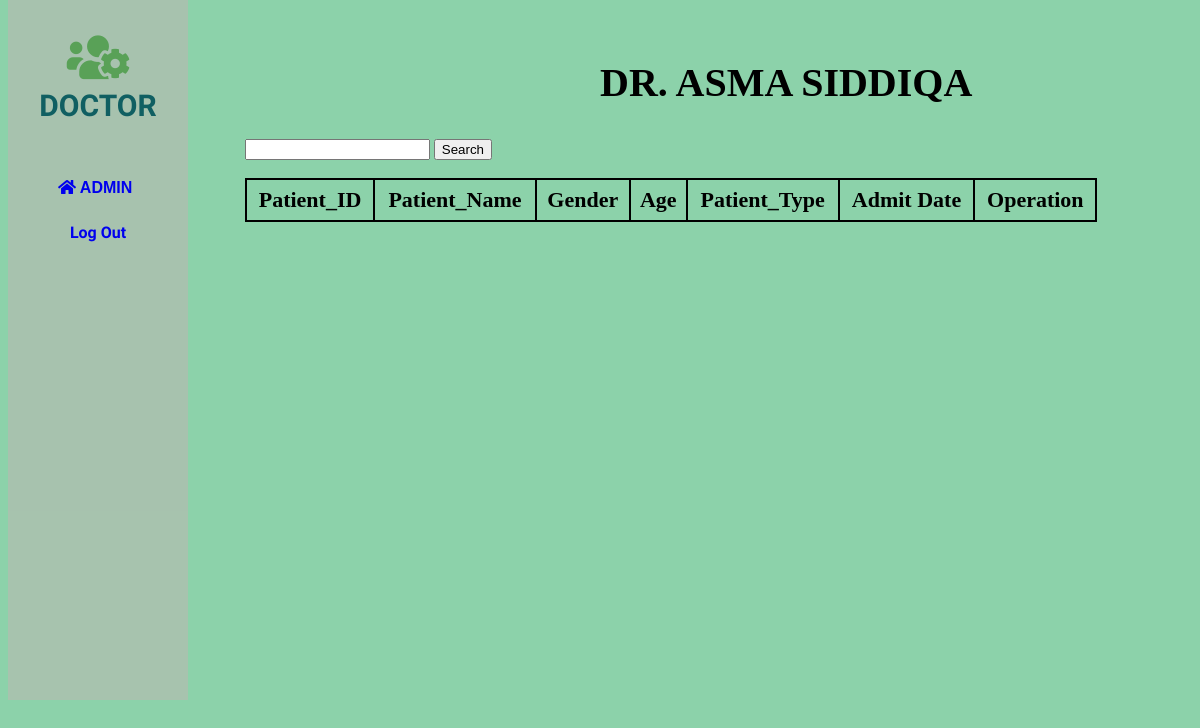
Page /php/prescription/patient.php?D_ID=2 on the earlier database version.
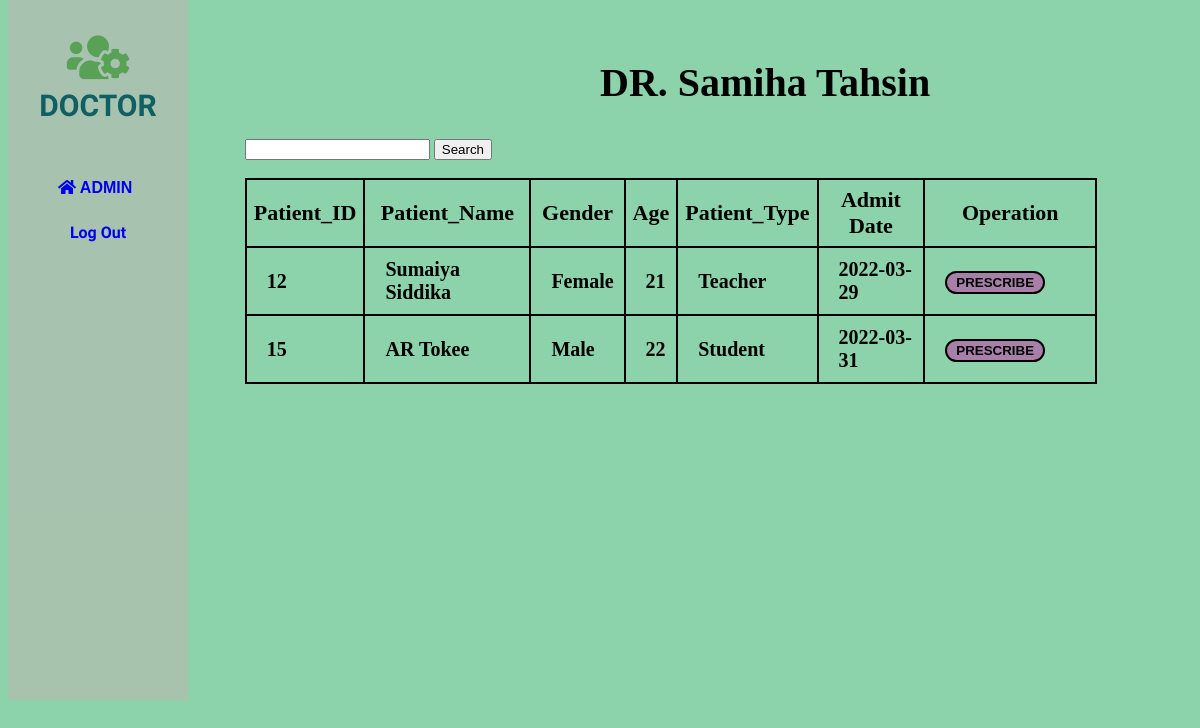
Same page on the later database version.
### tables this page shows
CREATE TABLE IF NOT EXISTS `doctor` (
  `D_ID` int NOT NULL,
  `D_Name` varchar(225) NOT NULL,
  `Gender` enum('Male','Female','Others') NOT NULL,
  `Work_Day` date NOT NULL,
  `Speciality` varchar(225) NOT NULL,
  `email` varchar(50) DEFAULT NULL,
  PRIMARY KEY (`D_ID`),
  UNIQUE KEY `D_ID` (`D_ID`)
);

CREATE TABLE IF NOT EXISTS `patient` (
  `P_ID` int NOT NULL AUTO_INCREMENT,
  `P_Name` varchar(225) NOT NULL,
  `Gender` enum('Male','Female','Others') NOT NULL,
  `Age` int NOT NULL,
  `P_Type` varchar(225) NOT NULL,
  `A_Date` date NOT NULL,
  `D_ID` int DEFAULT NULL,
  PRIMARY KEY (`P_ID`),
  UNIQUE KEY `P_ID` (`P_ID`)
);

### php/prescription/patient.php (the view, shortened to what this page needs)
<?php
include_once 'db_conn.php';
$query = mysqli_query($conn, "SELECT * FROM doctor WHERE D_ID='" . $_GET['D_ID'] . "'");
$Patient_data = mysqli_fetch_array($query);
?>
<!DOCTYPE html>
<html lang="en">
<head>
    <link rel="stylesheet" href="https://use.fontawesome.com/releases/v5.15.4/css/all.css">
</head>
<body>
    <div class="slidebar">
        <header>
            <span>
                <i class="fas fa-users-cog"></i><br>
            </span>
            DOCTOR
        </header>
        <ul>
            <li>
                <a href="/php/home.php"><i class="fas fa-home"></i> ADMIN</a>
            </li>
        </ul>
        <div>
            <a style="text-decoration: none;" href="/php/index.php">
                <div class="logout">
                    Log Out
                </div>
            </a>
        </div>
    </div>
    <div class="container">
        <div class="row">
            <div style="margin-left: 50%; margin-top: 5%;">
                <h2> <?php echo $Patient_data['D_Name'];  ?> </h2>
            </div>
        </div>
    </div>
    <div class="card-body">
        <div style="margin-left: 20%; margin-top: 1%;">
          <form method="post" action="search.php">
                <input type="text" name="search" required />
                <input type="submit" value="Search" />
            </form>
            <br>
            <table id="dataTable" width="90%" cellspacing="10">
                <thead>
                    <tr>
                        <th> Patient_ID </th>
                        <th> Patient_Name </th>
                        <th> Gender </th>
                        <th> Age </th>
                        <th> Patient_Type </th>
                        <th> Admit Date </th>
                        <th> Operation </th>
                    </tr>
                </thead>
                <tbody>
                    <?php
                    include 'db_conn.php';
                    $d_id = $Patient_data['D_ID'];
                    $sql = " SELECT * FROM patient where D_ID ='".$d_id."'";
                    $query = mysqli_query($conn, $sql);
                    while ($Patient_data = mysqli_fetch_array($query)) {
                    ?>
                        <tr>
                            <td><b><?php echo $Patient_data['P_ID'];  ?></b></td>
                            <td><?php echo $Patient_data['P_Name'];  ?></td>
                            <td><?php echo $Patient_data['Gender'];  ?></td>
                            <td><?php echo $Patient_data['Age'];  ?></td>
                            <td><?php echo $Patient_data['P_Type'];  ?></td>
                            <td><?php echo $Patient_data['A_Date'];  ?></td>
                            <td style="width: 140px;">
                                <button> <a href="/php/prescription/update.php?P_ID=<?php echo $Patient_data['P_ID'];  ?>" class="btn btn-success"><b>PRESCRIBE</b></a></button>
                            </td>
                        </tr>
                    <?php
                    }
                    ?>
                </tbody>
            </table>
        </div>
    </div>
</body>
</html>

Differences in the rows shown:
changed doctor: D_Name "DR. ASMA SIDDIQA" → "DR. Samiha Tahsin"
added patient: P_ID "12", P_Name "Sumaiya Siddika", Gender "Female", Age "21", P_Type "Teacher", A_Date "2022-03-29"
added patient: P_ID "15", P_Name "AR Tokee", Gender "Male", Age "22", P_Type "Student", A_Date "2022-03-31"
